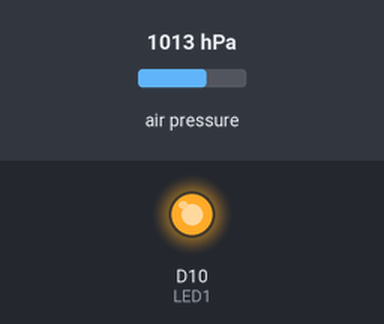
The program below on a simulated CircuitPython board. Parts: output pins drawn as LEDs (lit = HIGH). Inputs (shaded band) come from the test bench; at power-on: air pressure 1013 hPa. What the program prints to the serial console is not drawn.

Above: at 0.1 s.
At 1.1 s:
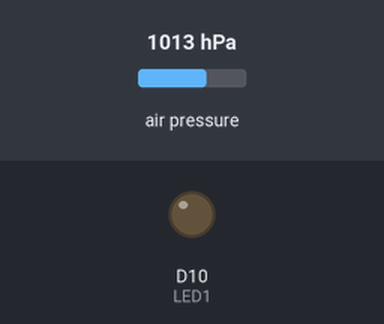
Timing chart, 0 to 2.6 s (numbered marks = the images above):
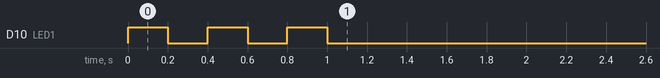

The program:

Code.py
```python
# Write your code here :-)
print("version32")
import time
import board
import busio
from digitalio import DigitalInOut, Direction, Pull
import analogio
import adafruit_mprls


# Startup LED
LED1 = DigitalInOut(board.D10)
LED1.direction = Direction.OUTPUT

i2c = busio.I2C(board.SCL, board.SDA)
mpr = adafruit_mprls.MPRLS(i2c, psi_min=0, psi_max=25)

# Startup Light
for i in range(3):
    LED1.value = True
    time.sleep(0.2)
    LED1.value = False
    time.sleep(0.2)

count = 0


while True:
    print((mpr.pressure,))
    time.sleep(0.2)
```
